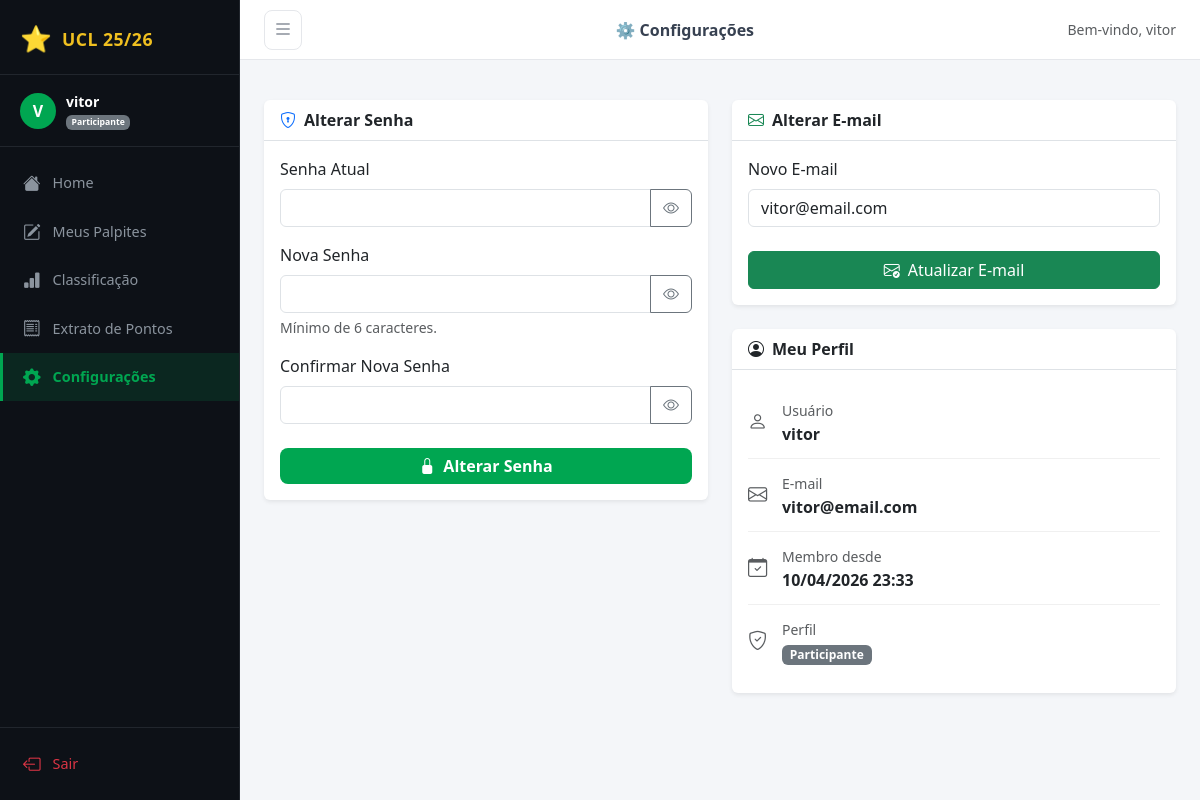
The page /settings (signed in) on the database its author committed.
### app/models.py (models this page shows, shortened)
class User(UserMixin, db.Model):
    __tablename__ = 'users'
    id = db.Column(db.Integer, primary_key=True)
    username = db.Column(db.String(80), unique=True, nullable=False)
    email = db.Column(db.String(120), unique=True, nullable=False)
    password_hash = db.Column(db.String(256), nullable=False)
    role = db.Column(db.String(20), default='user')  # 'admin' ou 'user'
    is_blocked = db.Column(db.Boolean, default=False)
    created_at = db.Column(db.DateTime, default=datetime.utcnow)
    predictions = db.relationship('Prediction', backref='user', lazy=True)
    audit_logs = db.relationship('AuditLog', backref='user', lazy=True)

### app/routes/user.py (the view, shortened to what this page needs)
@user_bp.route('/settings', methods=['GET', 'POST'])
@login_required
def settings():
    return render_template('user/settings.html')

### app/__init__.py (called while the page is built)
def create_app(config_class=Config):
    app = Flask(__name__)
    app.config.from_object(config_class)
    db.init_app(app)
    login_manager.init_app(app)
    login_manager.login_view = 'auth.login'
    login_manager.login_message = 'Por favor, faça login para acessar esta página.'
    login_manager.login_message_category = 'warning'
    @login_manager.user_loader
    def load_user(user_id):
        return db.session.get(User, int(user_id))
    from .routes.auth import auth_bp
    from .routes.admin import admin_bp
    from .routes.user import user_bp
    app.register_blueprint(auth_bp)
    app.register_blueprint(admin_bp, url_prefix='/admin')
    app.register_blueprint(user_bp)
    from .utils import format_dt, format_dt_full
    app.jinja_env.filters['fdt'] = format_dt
    app.jinja_env.filters['fdt_full'] = format_dt_full
    return app

### app/utils.py (called while the page is built)
def format_dt(dt: datetime) -> str:
    if dt is None:
        return '—'
    return dt.strftime('%d/%m/%Y %H:%M')

### app/templates/user/settings.html (shortened to what this page needs)
{% extends 'base.html' %}
{% block page_title %}⚙️ Configurações{% endblock %}
{% block content %}
<div class="row g-4">
  <div class="col-md-6">
    <div class="card border-0 shadow-sm">
      <div class="card-header bg-transparent border-bottom">
        <strong><i class="bi bi-shield-lock me-2 text-primary"></i>Alterar Senha</strong>
      </div>
      <div class="card-body">
        <form method="POST">
          <div class="mb-3">
            <label class="form-label">Senha Atual</label>
            <div class="input-group">
              <input type="password" name="current_password" id="curPw" class="form-control" required />
              <button type="button" class="btn btn-outline-secondary" onclick="togglePassword('curPw', this)">
                <i class="bi bi-eye"></i>
              </button>
            </div>
          </div>
          <div class="mb-3">
            <label class="form-label">Nova Senha</label>
            <div class="input-group">
              <input type="password" name="new_password" id="newPw" class="form-control" minlength="6" required />
              <button type="button" class="btn btn-outline-secondary" onclick="togglePassword('newPw', this)">
                <i class="bi bi-eye"></i>
              </button>
            </div>
            <div class="form-text">Mínimo de 6 caracteres.</div>
          </div>
          <div class="mb-4">
            <label class="form-label">Confirmar Nova Senha</label>
            <div class="input-group">
              <input type="password" name="confirm_password" id="confPw" class="form-control" minlength="6" required />
              <button type="button" class="btn btn-outline-secondary" onclick="togglePassword('confPw', this)">
                <i class="bi bi-eye"></i>
              </button>
            </div>
          </div>
          <button type="submit" class="btn btn-copa w-100">
            <i class="bi bi-lock-fill me-2"></i>Alterar Senha
          </button>
        </form>
      </div>
    </div>
  </div>
  <div class="col-md-6">
    <div class="card border-0 shadow-sm mb-4">
      <div class="card-header bg-transparent border-bottom">
        <strong><i class="bi bi-envelope me-2 text-success"></i>Alterar E-mail</strong>
      </div>
      <div class="card-body">
        <form method="POST">
          <div class="mb-4">
            <label class="form-label">Novo E-mail</label>
            <input type="email" name="email" class="form-control"
                   value="{{ current_user.email }}" required />
          </div>
          <button type="submit" class="btn btn-success w-100">
            <i class="bi bi-envelope-check me-2"></i>Atualizar E-mail
          </button>
        </form>
      </div>
    </div>
    <div class="card border-0 shadow-sm">
      <div class="card-header bg-transparent border-bottom">
        <strong><i class="bi bi-person-circle me-2"></i>Meu Perfil</strong>
      </div>
      <div class="card-body">
        <div class="profile-info-row">
          <i class="bi bi-person text-muted"></i>
          <div>
            <small class="text-muted">Usuário</small>
            <div class="fw-semibold">{{ current_user.username }}</div>
          </div>
        </div>
        <div class="profile-info-row">
          <i class="bi bi-envelope text-muted"></i>
          <div>
            <small class="text-muted">E-mail</small>
            <div class="fw-semibold">{{ current_user.email }}</div>
          </div>
        </div>
        <div class="profile-info-row">
          <i class="bi bi-calendar-check text-muted"></i>
          <div>
            <small class="text-muted">Membro desde</small>
            <div class="fw-semibold">{{ current_user.created_at | fdt }}</div>
          </div>
        </div>
        <div class="profile-info-row">
          <i class="bi bi-shield-check text-muted"></i>
          <div>
            <small class="text-muted">Perfil</small>
            <div>
              <span class="badge bg-{{ 'warning text-dark' if current_user.role == 'admin' else 'secondary' }}">
                {{ 'Administrador' if current_user.role == 'admin' else 'Participante' }}
              </span>
            </div>
          </div>
        </div>
      </div>
    </div>
  </div>
</div>
{% endblock %}

### app/templates/base.html (shortened to what this page needs)
<!DOCTYPE html>
<html lang="pt-BR">
<head>
  <link href="https://cdn.jsdelivr.net/npm/bootstrap@5.3.3/dist/css/bootstrap.min.css" rel="stylesheet" />
  <link href="https://cdn.jsdelivr.net/npm/bootstrap-icons@1.11.3/font/bootstrap-icons.min.css" rel="stylesheet" />
  <link href="https://cdn.jsdelivr.net/npm/flag-icons@7.2.3/css/flag-icons.min.css" rel="stylesheet" />
  <link href="{{ url_for('static', filename='css/style.css') }}" rel="stylesheet" />
</head>
<body>
{% if current_user.is_authenticated %}
<div class="sidebar" id="sidebar">
  <div class="sidebar-brand">
    <span class="trophy">⭐</span>
    <span class="brand-text">UCL 25/26</span>
  </div>
  <div class="sidebar-user">
    <div class="avatar">{{ current_user.username[0].upper() }}</div>
    <div>
      <div class="fw-semibold text-white small">{{ current_user.username }}</div>
      <div class="text-muted" style="font-size:0.72rem;">
        {% if current_user.role == 'admin' %}
          <span class="badge bg-warning text-dark">Admin</span>
        {% else %}
          <span class="badge bg-secondary">Participante</span>
        {% endif %}
      </div>
    </div>
  </div>
  <nav class="sidebar-nav">
    {% if current_user.role == 'admin' %}
      <a href="{{ url_for('admin.dashboard') }}" class="nav-item {% if request.endpoint == 'admin.dashboard' %}active{% endif %}">
        <i class="bi bi-speedometer2"></i><span>Dashboard</span>
      </a>
      <a href="{{ url_for('admin.users') }}" class="nav-item {% if request.endpoint in ['admin.users','admin.add_user','admin.edit_user','admin.toggle_block','admin.delete_user'] %}active{% endif %}">
        <i class="bi bi-people-fill"></i><span>Usuários</span>
      </a>
      <a href="{{ url_for('admin.matches') }}" class="nav-item {% if request.endpoint in ['admin.matches','admin.add_match','admin.set_result','admin.delete_match'] %}active{% endif %}">
        <i class="bi bi-calendar3"></i><span>Partidas</span>
      </a>
      <a href="{{ url_for('admin.logs') }}" class="nav-item {% if request.endpoint == 'admin.logs' %}active{% endif %}">
        <i class="bi bi-clipboard2-data"></i><span>Logs / Auditoria</span>
      </a>
    {% else %}
      <a href="{{ url_for('user.dashboard') }}" class="nav-item {% if request.endpoint == 'user.dashboard' %}active{% endif %}">
        <i class="bi bi-house-fill"></i><span>Home</span>
      </a>
      <a href="{{ url_for('user.predictions') }}" class="nav-item {% if request.endpoint == 'user.predictions' %}active{% endif %}">
        <i class="bi bi-pencil-square"></i><span>Meus Palpites</span>
      </a>
      <a href="{{ url_for('user.ranking') }}" class="nav-item {% if request.endpoint == 'user.ranking' %}active{% endif %}">
        <i class="bi bi-bar-chart-fill"></i><span>Classificação</span>
      </a>
      <a href="{{ url_for('user.extract') }}" class="nav-item {% if request.endpoint == 'user.extract' %}active{% endif %}">
        <i class="bi bi-receipt"></i><span>Extrato de Pontos</span>
      </a>
      <a href="{{ url_for('user.settings') }}" class="nav-item {% if request.endpoint == 'user.settings' %}active{% endif %}">
        <i class="bi bi-gear-fill"></i><span>Configurações</span>
      </a>
    {% endif %}
  </nav>
  <div class="sidebar-footer">
    <a href="{{ url_for('auth.logout') }}" class="nav-item text-danger">
      <i class="bi bi-box-arrow-left"></i><span>Sair</span>
    </a>
  </div>
</div>
<div class="main-content" id="mainContent">
  <div class="topbar d-flex align-items-center justify-content-between">
    <button class="btn btn-sm sidebar-toggle" onclick="toggleSidebar()">
      <i class="bi bi-list fs-5"></i>
    </button>
    <div class="topbar-title fw-semibold">{% block page_title %}{% endblock %}</div>
    <div class="d-flex align-items-center gap-2">
      <span class="text-muted small d-none d-md-inline">Bem-vindo, {{ current_user.username }}</span>
    </div>
  </div>
  <div class="px-4 pt-3">
  </div>
  <div class="content-body">
    {% block content %}{% endblock %}
  </div>
</div>
{% endif %}
</body>
</html>

### app/static/css/style.css (style rules this page uses)
:root { --sidebar-w: 240px; --sidebar-bg: #0d1117; --sidebar-border: #21262d; --copa-green: #00a651; --copa-gold: #f0c020; --copa-dark: #1a1a2e; --topbar-h: 60px; --content-bg: #f4f6f9; --card-radius: 12px; --transition: 0.25s ease; }
* { box-sizing: border-box; margin: 0; padding: 0; }
body { font-family: 'Segoe UI', system-ui, -apple-system, sans-serif; background: var(--content-bg); color: #212529; overflow-x: hidden; }
.sidebar { position: fixed; top: 0; left: 0; width: var(--sidebar-w); height: 100vh; background: var(--sidebar-bg); border-right: 1px solid var(--sidebar-border); display: flex; flex-direction: column; z-index: 100; transition: transform var(--transition); }
.sidebar-brand { display: flex; align-items: center; gap: 10px; padding: 20px 20px 16px; border-bottom: 1px solid var(--sidebar-border); }
.trophy { font-size: 1.6rem; }
.brand-text { font-size: 1.1rem; font-weight: 700; color: var(--copa-gold); letter-spacing: 0.5px; }
.sidebar-user { display: flex; align-items: center; gap: 10px; padding: 16px 20px; border-bottom: 1px solid var(--sidebar-border); }
.avatar { width: 36px; height: 36px; border-radius: 50%; background: var(--copa-green); color: #fff; font-weight: 700; font-size: 1rem; display: flex; align-items: center; justify-content: center; flex-shrink: 0; }
.sidebar-nav { flex: 1; padding: 12px 0; overflow-y: auto; }
.nav-item { display: flex; align-items: center; gap: 12px; padding: 11px 20px; color: #8b949e; text-decoration: none; font-size: 0.9rem; transition: background var(--transition), color var(--transition); border-left: 3px solid transparent; }
.nav-item.active { background: rgba(0, 166, 81, 0.15); color: var(--copa-green); border-left-color: var(--copa-green); font-weight: 600; }
.nav-item i { font-size: 1.1rem; flex-shrink: 0; }
.sidebar-footer { padding: 12px 0; border-top: 1px solid var(--sidebar-border); }
.main-content { margin-left: var(--sidebar-w); min-height: 100vh; display: flex; flex-direction: column; transition: margin var(--transition); }
.topbar { height: var(--topbar-h); background: #fff; border-bottom: 1px solid #e5e7eb; padding: 0 24px; position: sticky; top: 0; z-index: 50; }
.topbar-title { font-size: 1rem; color: #374151; }
.sidebar-toggle { background: transparent; border: 1px solid #e5e7eb; border-radius: 8px; color: #6b7280; cursor: pointer; padding: 4px 8px; }
.content-body { flex: 1; padding: 24px; }
.btn-copa { background: var(--copa-green); color: #fff; border: none; border-radius: 8px; font-weight: 600; transition: background var(--transition), transform 0.1s; }
.profile-info-row { display: flex; align-items: center; gap: 14px; padding: 12px 0; border-bottom: 1px solid #f0f0f0; }
.profile-info-row:last-child { border-bottom: none; }
.profile-info-row i { font-size: 1.2rem; width: 20px; flex-shrink: 0; }

### rows shown on the page
User: username "V", username "vitor", email "vitor@email.com", created_at|fdt "10/04/2026 23:33", role "Participante"
